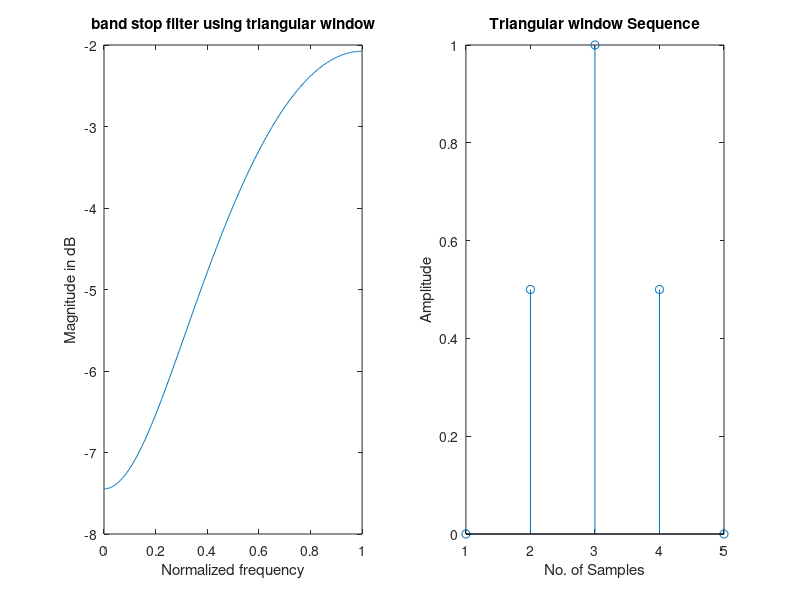

This chart was generated by the following MATLAB code:
clc;
clear all;
close all;
wc1=0.5*pi;
wc2=0.9*pi;
eps=0.001;
N = input('Enter the value of N=');
alpha = (N-1)/2;

n = 0:1:N-1;
hd = (sin(wc1*(n-alpha+eps))-sin(wc2*(n-alpha+eps))+sin(pi*(n-alpha)))./(pi*(n-alpha+eps));
wr = bartlett(N);
hn = hd.*wr';
w = 0:0.01:pi;
h = freqz(hn,1,w);
subplot(1,2,1);
plot(w/pi,10*log10(abs(h)));
title('band stop filter using triangular window');
xlabel('Normalized frequency');
ylabel('Magnitude in dB');
subplot(1,2,2);
stem(wr);
title('Triangular window Sequence');
xlabel('No. of Samples');
ylabel('Amplitude');
